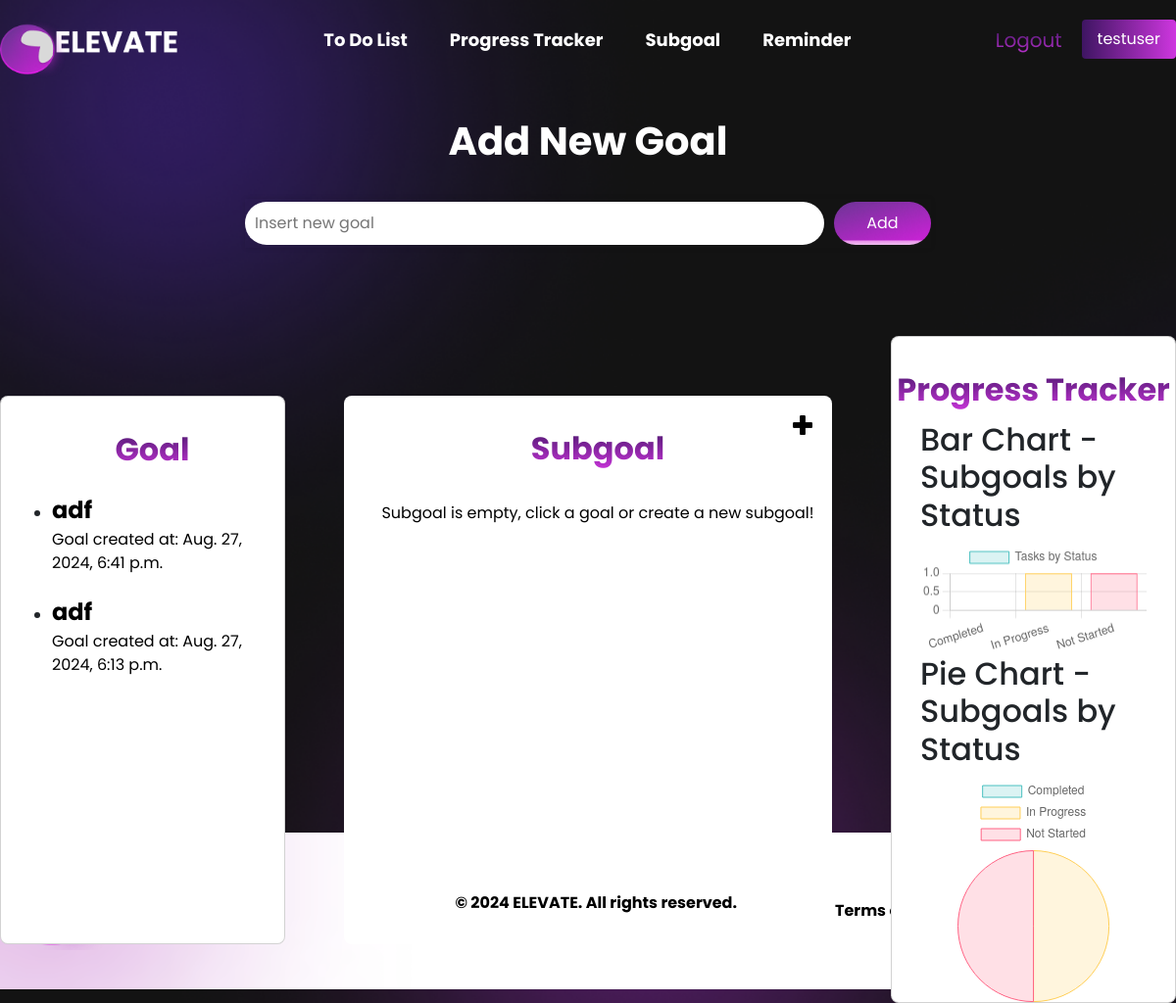
/subgoal/ (signed in), run on an earlier commit of the app's database.
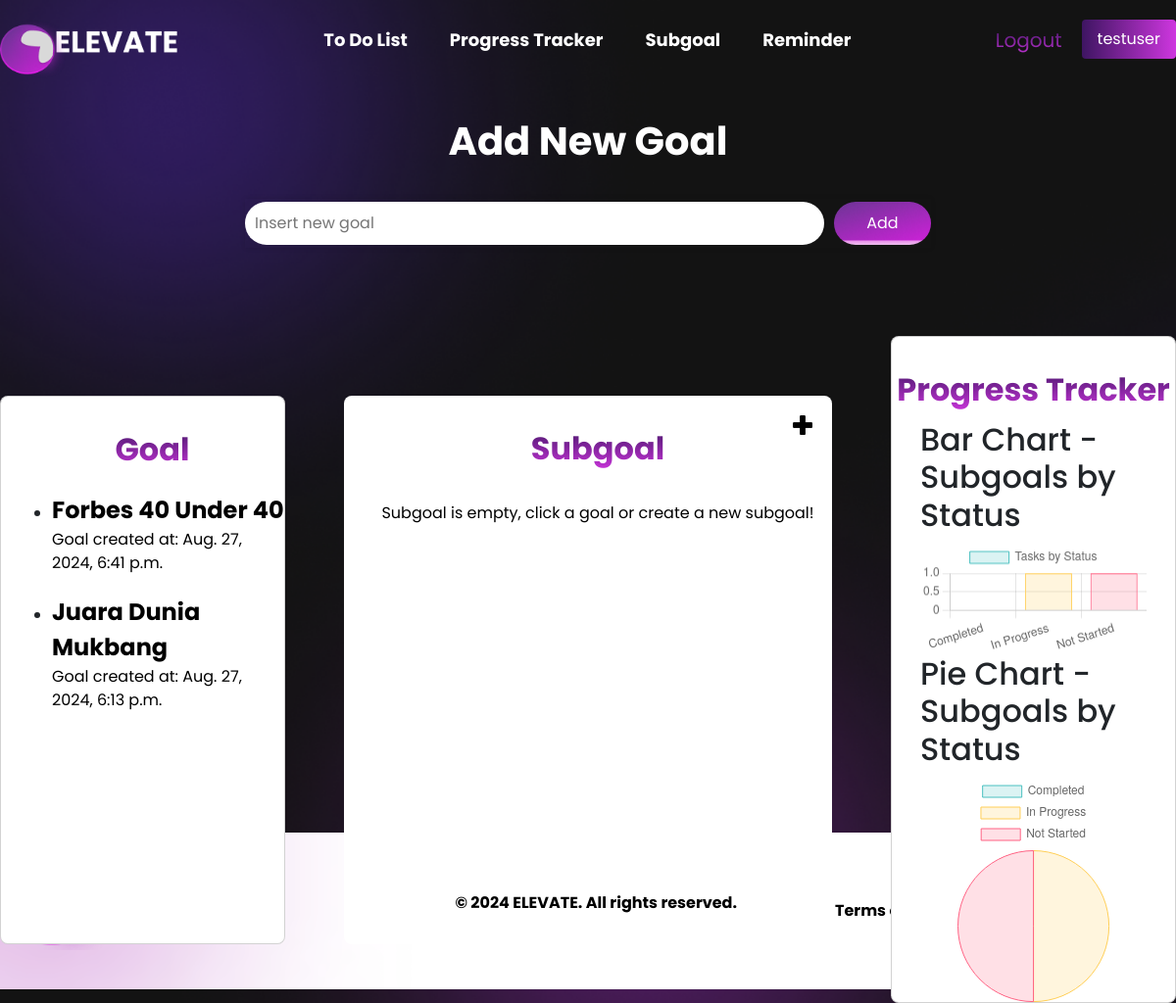
And on a later commit of the database.
### subgoal/models.py (models this page shows, shortened)
class Goal(models.Model):
    user = models.ForeignKey(User, on_delete=models.CASCADE)
    title = models.CharField(max_length=255)
    created_at = models.DateTimeField(auto_now_add=True)

### subgoal/views.py (the view)
# urls.py: 2. Add a URL to urlpatterns:  path('', views.home, name='home')
def home(request):
    goals = Goal.objects.filter(user=request.user).order_by('-created_at')
    statuses = ["Completed", "In Progress", "Not Started"]
    subgoal_counts = [
        Subgoal.objects.filter(user=request.user, status="Completed").count(),
        Subgoal.objects.filter(user=request.user, status="In Progress").count(),
        Subgoal.objects.filter(user=request.user, status="Not Started").count()
    ]
    task_data = {
        'labels': statuses,
        'values': subgoal_counts,
    }
    return render(request, "subgoal/home.html", {
        "goals": goals,
        "task_data": task_data
    })

### subgoal/templates/subgoal/home.html (shortened to what the changed rows need)
{% extends "subgoal/layout.html" %}
{% load static %}
{% block css %}
    <link rel="stylesheet" href="{% static 'subgoal/css/home.css' %}">
{% endblock %}
{% block content %}
    <div class="subgoal-container">
        <div class="subgoal-section">
            <h2 class="subgoal-title">Add New Goal</h2>
        </div>
        <div class="card-container">
            <div class="card">
                <div class="card-content">
                    <ul>
                    {% for goal in goals %}
                        <li class="goal-list">
                            <a class="goal-container" href="{% url 'subgoal:goal' goal.id %}">
                                <div class="goal-title">{{ goal.title }}</div>
                                <div>Goal created at: {{ goal.created_at }}</div>
                            </a>
                        </li>
                    {% endfor %}
                    </ul>
                </div>
            </div>
            <div class="card">
                <div style="width: 80%; margin: auto;">
                    <h2>Bar Chart - Subgoals by Status</h2>
                </div>
                <div style="width: 80%; margin: auto;">
                    <h2>Pie Chart - Subgoals by Status</h2>
                </div>
            </div>
        </div>
    </div>
    <script>
        // Get the data from Django's context
        const labels = {{ task_data.labels|safe }};
        const values = {{ task_data.values|safe }};
        // Bar Chart
        const barCtx = document.getElementById('barChart').getContext('2d');
        const barChart = new Chart(barCtx, {
            type: 'bar',
            data: {
                labels: labels,
                datasets: [{
                    label: 'Tasks by Status',
                    data: values,
                    backgroundColor: [
                        'rgba(75, 192, 192, 0.2)',
                        'rgba(255, 206, 86, 0.2)',
                        'rgba(255, 99, 132, 0.2)'
                    ],
                    borderColor: [
                        'rgba(75, 192, 192, 1)',
                        'rgba(255, 206, 86, 1)',
                        'rgba(255, 99, 132, 1)'
                    ],
                    borderWidth: 1
                }]
            },
            options: {
                scales: {
                    y: {
                        beginAtZero: true
                    }
                }
            }
        });
        // Pie Chart
        const pieCtx = document.getElementById('pieChart').getContext('2d');
        const pieChart = new Chart(pieCtx, {
            type: 'pie',
            data: {
                labels: labels,
                datasets: [{
                    label: 'Tasks by Status',
                    data: values,
                    backgroundColor: [
                        'rgba(75, 192, 192, 0.2)',
                        'rgba(255, 206, 86, 0.2)',
                        'rgba(255, 99, 132, 0.2)'
                    ],
                    borderColor: [
                        'rgba(75, 192, 192, 1)',
                        'rgba(255, 206, 86, 1)',
                        'rgba(255, 99, 132, 1)'
                    ],
                    borderWidth: 1
                }]
            },
            options: {
                responsive: true
            }
        });
    </script>
{% endblock %}

What changed in the data, as far as the page shows it:
changed Goal: title "adf" → "Forbes 40 Under 40"
changed Goal: title "adf" → "Juara Dunia Mukbang"
